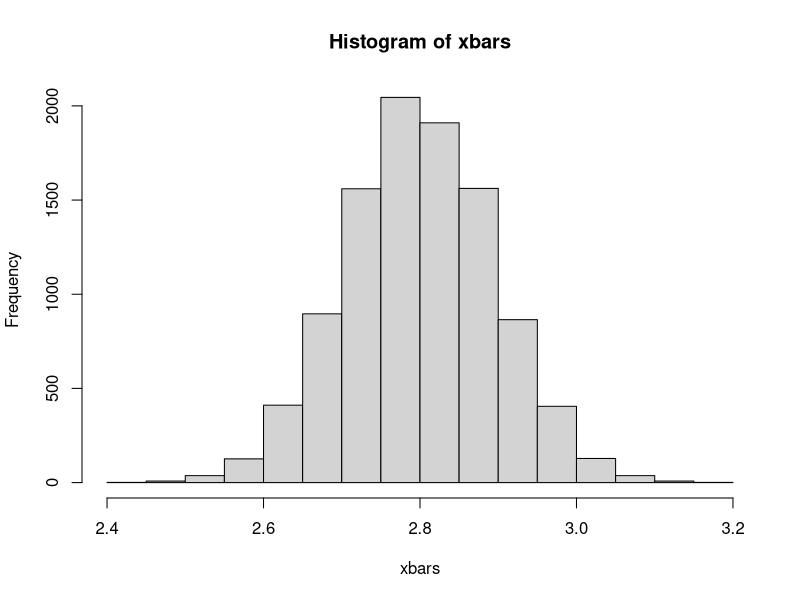
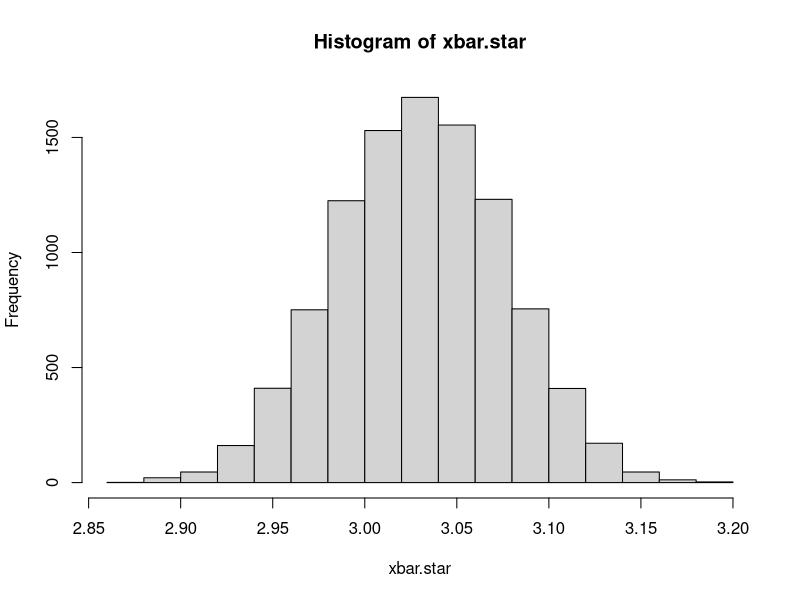
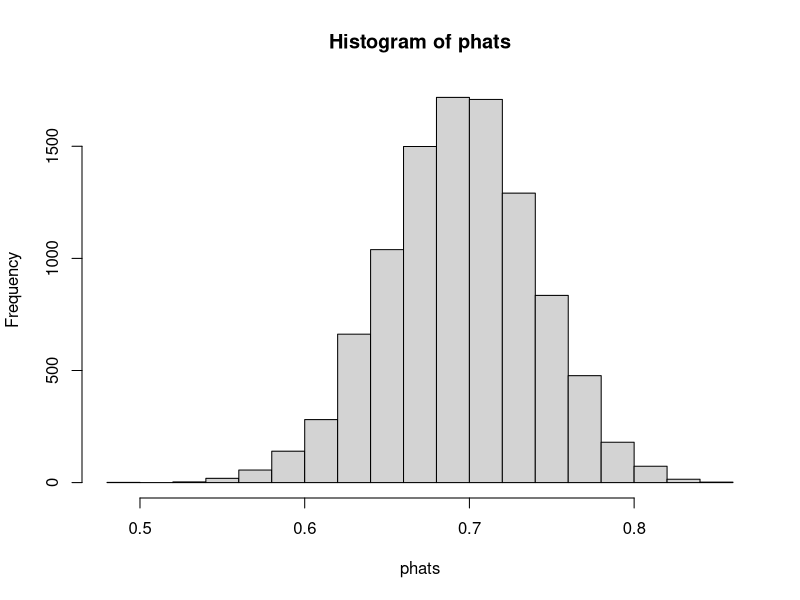
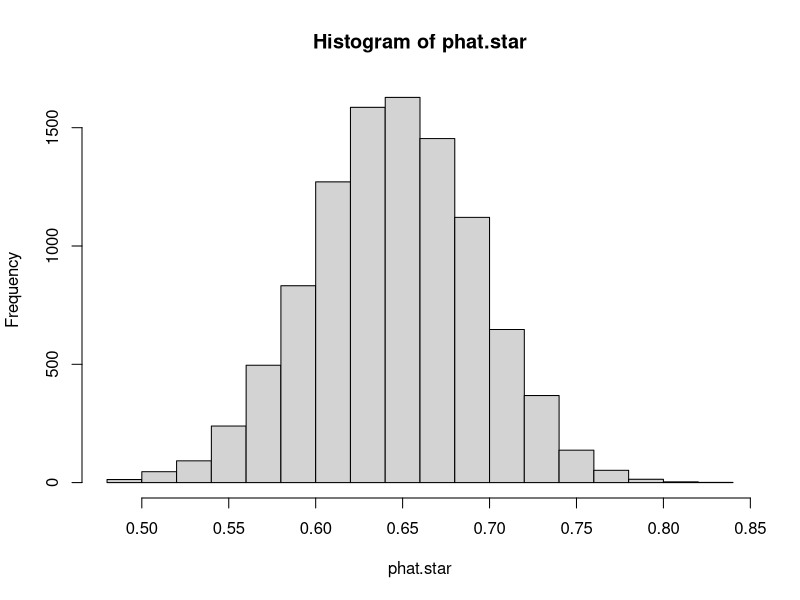
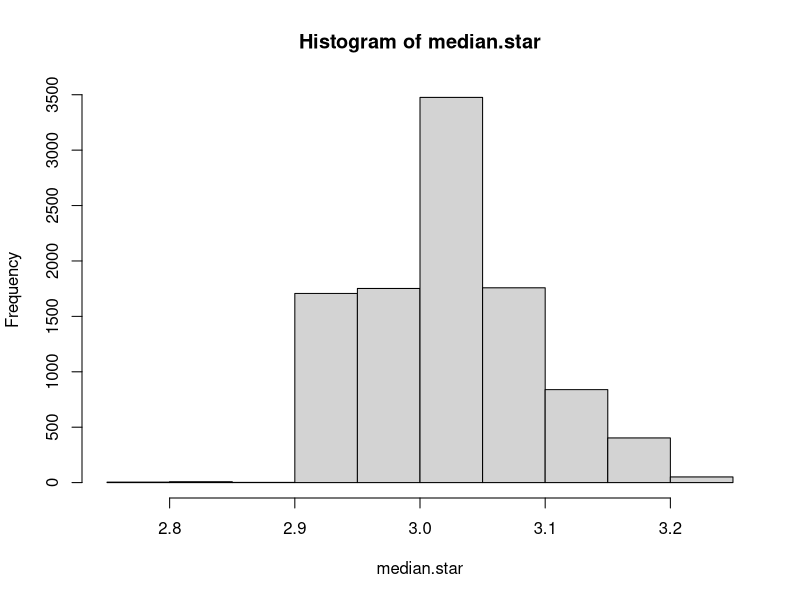

Write the R code that produced these figures, in order.
xbar.star <- numeric(10000)
xbars <- numeric(10000)
CL <- .95
alpha <- 1 - CL
n <- 10 # sample size
mu <- 2.8 # population mean
sigma <- 0.3 # population standard deviation
set.seed(300) # remove this line to get different randomly generated data every time the code is executed
orig.sample <- rnorm(n, mu, sigma) # original sample
xbar <- mean(orig.sample)
s <- sd(orig.sample)
for (i in 1:10000)
{
    resamp <- sample(orig.sample, n, replace = TRUE)
    samp <- rnorm(n, mu, sigma)
    xbars[i] <- mean(samp)
    xbar.star[i] <- mean(resamp)
}

lower.1t <- xbar - abs(qt(alpha / 2, n - 1)) * s / sqrt(n)
upper.1t <- xbar + abs(qt(alpha / 2, n - 1)) * s / sqrt(n)
c(lower.1t, upper.1t)

boot.sd <- sd(xbar.star)
lower.se <- xbar - abs(qt(alpha / 2, n - 1)) * boot.sd # lower limit for Bootstrap SE Method
upper.se <- xbar + abs(qt(alpha / 2, n - 1)) * boot.sd # upper limit for Bootstrap SE Method  Interval Method 1
c(lower.se, upper.se)

lower.percentile <- quantile(xbar.star, alpha / 2) # lower limit for Bootstrap Percentile Method
upper.percentile <- quantile(xbar.star, 1 - alpha / 2) # upper limit for Bootstrap Percentile Method
c(lower.percentile, upper.percentile)

hist(xbars)

hist(xbar.star)

phat.star <- numeric(10000)
phats <- numeric(10000)
CL <- .95
alpha <- 1 - CL
n <- 100 # sample size
p <- 0.7 # population proportion

set.seed(300) # remove this line to get different randomly generated data every time the code is executed
orig.sample <- rbinom(n, 1, p) # original sample
phat <- mean(orig.sample) # sample proportion
for (i in 1:10000)
{
    resamp <- sample(orig.sample, n, replace = TRUE)
    samp <- rbinom(n, 1, p)
    phats[i] <- mean(samp)
    phat.star[i] <- mean(resamp)
}

lower.1z <- phat - abs(qnorm(alpha / 2)) * sqrt(phat * (1 - phat) / n)
upper.1z <- phat + abs(qnorm(alpha / 2)) * sqrt(phat * (1 - phat) / n)
c(lower.1z, upper.1z)

boot.sd <- sd(phat.star)
lower.se <- phat - abs(qnorm(alpha / 2)) * boot.sd # lower limit for Bootstrap SE Method
upper.se <- phat + abs(qnorm(alpha / 2)) * boot.sd # upper limit for Bootstrap SE Method
c(lower.se, upper.se)

lower.percentile <- quantile(phat.star, alpha / 2) # lower limit for Bootstrap Percentile Method
upper.percentile <- quantile(phat.star, 1 - alpha / 2) # upper limit for Bootstrap Percentile Method
c(lower.percentile, upper.percentile)

hist(phats)

hist(phat.star)

median.star <- numeric(10000)
CL <- .95
alpha <- 1 - CL
n <- 10 # sample size
mu <- 2.8 # population mean
sigma <- 0.3 # population standard deviation
set.seed(300) # remove this line to get different randomly generated data every time the code is executed
orig.sample <- rnorm(n, mu, sigma) # original sample
for (i in 1:10000)
{
    resamp <- sample(orig.sample, n, replace = TRUE)
    median.star[i] <- median(resamp)
}

lower.percentile <- quantile(median.star, alpha / 2) # lower limit for Bootstrap Percentile Method
upper.percentile <- quantile(median.star, 1 - alpha / 2) # upper limit for Bootstrap Percentile Method
c(lower.percentile, upper.percentile)
hist(median.star)
